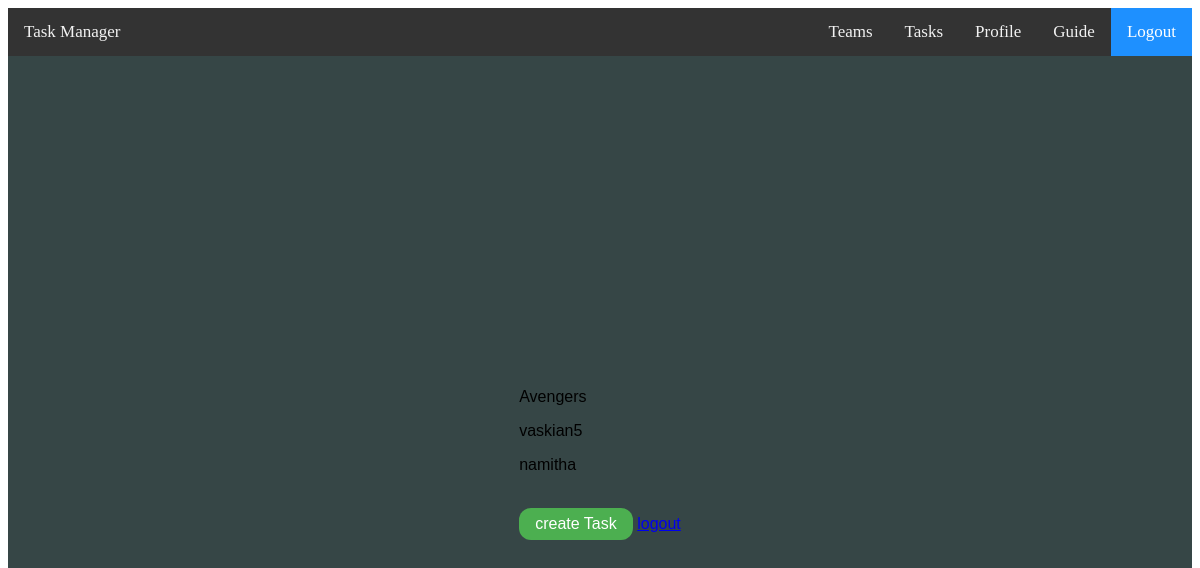
The app's page /team/4/details, older data.
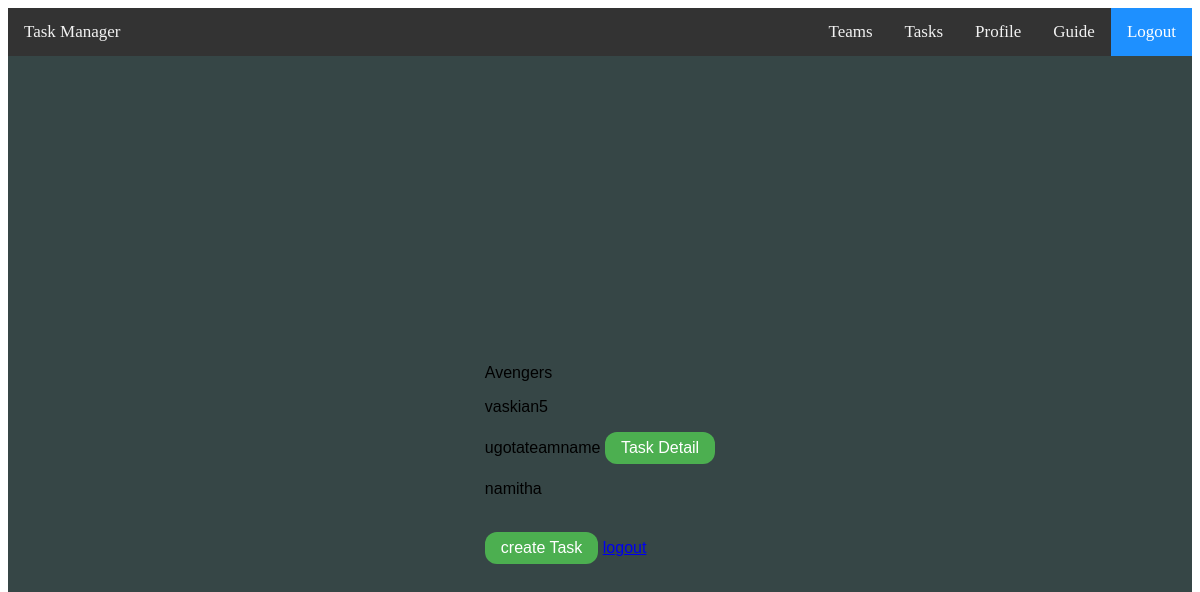
The same page, newer data.
### users/models.py (models this page shows, shortened)
class Task(models.Model):
    title = models.CharField(max_length=140)
    description = models.TextField(blank = True, null = True)
    created_date = models.DateField(default=timezone.now, blank=True, null=True)
    due_date = models.DateField(blank=True, null=True)
    priority = models.IntegerField(default='0')
    TeamName = models.CharField(max_length=25,blank=True,null=True)
    creator = models.ForeignKey(
        User, related_name="todo_created_by", on_delete=models.CASCADE
    )
    assignee = models.ForeignKey(
        User,
        blank=True,
        null=True,
        related_name="todo_assigned_to",
        on_delete=models.CASCADE,
    )
    STATUSES = (
        ('Planned ', 'Planned'),
        ('Inprogress', 'Inprogress'),
        ('Done', 'Done'),
    )
    status = models.CharField(max_length=15,null=True, choices=STATUSES, default='Planned')
    class Meta:
        ordering = ["priority"]

### users/views.py (the view)
# urls.py: path('team/<int:pk>/details',user_views.TeamDetailView,name = 'team-details'),
def TeamDetailView(request,pk):
    team = Team.objects.get(id=pk)
    teamTasks = Task.objects.filter(TeamName = team.TeamName)
    context = {
        'Team':team,
        'tasks':teamTasks,
    }
    return render(request, "TeamTasks/Team_detail.html", context)

### templates/TeamTasks/Team_detail.html
{% extends "loginbase.html" %}
{% block content %}
        <p>{{Team.TeamName}}</p>
        <p>{{Team.TeamLead}}</p>
        {% for task in tasks %}
                <P>{{task.title}}
                        <a href =" {% url 'task-detail' task.id  %}"class="button">Task Detail</a>
                        {% endfor %}
        {% for m in Team.MemberName.all %}
                {% if m != Team.TeamLead %}
                <p>{{ m }} </p>
                {% endif %}
        {% endfor %}
        <br>
      <a href =" {% url 'team-task-create' Team.id  %}"class="button">create Task</a>
<a href = "{% url 'logout'%}">logout</a>
{% endblock content %}

Row changes from the older to the newer data that the page shows:
added Task: title "ugotateamname"
